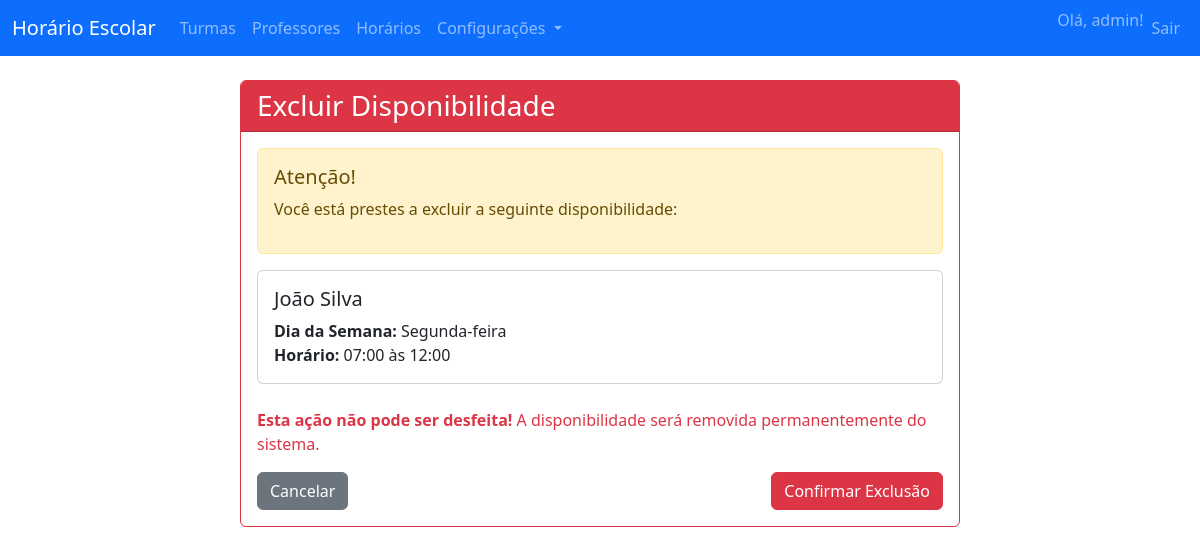
Screenshot of /disponibilidades/1/excluir/ (signed in) with the database file from the repository.
### core/models.py (models this page shows, shortened)
class DisponibilidadeProfessor(models.Model):
	professor = models.ForeignKey(Professor, on_delete=models.CASCADE)
	dia_semana = models.CharField(max_length=10, choices=Horario.DIAS_SEMANA)
	horario_inicio = models.TimeField()
	horario_fim = models.TimeField()
	unidade = models.ForeignKey(Unidade, on_delete=models.CASCADE, null=True, blank=True)

class Professor(models.Model):
	nome = models.CharField(max_length=100)

### core/views.py (the view)
# urls.py: path('disponibilidades/<int:pk>/excluir/', views.excluir_disponibilidade, name='excluir_disponibilidade'),
@login_required
def excluir_disponibilidade(request, pk):
	from .models import DisponibilidadeProfessor
	disponibilidade = get_object_or_404(DisponibilidadeProfessor, pk=pk)
	if request.method == 'POST':
		disponibilidade.delete()
		messages.success(request, 'Disponibilidade excluída com sucesso!')
		return redirect('lista_disponibilidades')
	return render(request, 'core/excluir_disponibilidade.html', {
		'disponibilidade': disponibilidade,
	})

### core/templates/core/excluir_disponibilidade.html (shortened to what this page needs)
{% extends 'core/base.html' %}
{% block content %}
<div class="container mt-4">
    <div class="row">
        <div class="col-md-8 offset-md-2">
            <div class="card border-danger">
                <div class="card-header bg-danger text-white">
                    <h3 class="card-title mb-0">
                         Excluir Disponibilidade
                    </h3>
                </div>
                <div class="card-body">
                    <div class="alert alert-warning">
                        <h5> Atenção!</h5>
                        <p>Você está prestes a excluir a seguinte disponibilidade:</p>
                    </div>
                    <div class="card mb-4">
                        <div class="card-body">
                            <h5 class="card-title">{{ disponibilidade.professor.nome }}</h5>
                            <p class="card-text">
                                <strong>Dia da Semana:</strong> {{ disponibilidade.get_dia_semana_display }}<br>
                                <strong>Horário:</strong> {{ disponibilidade.horario_inicio|time:"H:i" }} às {{ disponibilidade.horario_fim|time:"H:i" }}<br>
                            </p>
                        </div>
                    </div>
                    <p class="text-danger">
                        <strong>Esta ação não pode ser desfeita!</strong> A disponibilidade será removida permanentemente do sistema.
                    </p>
                    <form method="post">
                        <div class="d-flex justify-content-between">
                            <a href="{% url 'lista_disponibilidades' %}" class="btn btn-secondary">
                                 Cancelar
                            </a>
                            <button type="submit" class="btn btn-danger">
                                 Confirmar Exclusão
                            </button>
                        </div>
                    </form>
                </div>
            </div>
        </div>
    </div>
</div>
{% endblock %}

### core/templates/core/base.html (shortened to what this page needs)
<!DOCTYPE html>
<html lang="pt-br">
<head>
    <link href="https://cdn.jsdelivr.net/npm/bootstrap@5.3.0/dist/css/bootstrap.min.css" rel="stylesheet">
</head>
<body>
    <nav class="navbar navbar-expand-lg navbar-dark bg-primary mb-4">
      <div class="container-fluid">
        <a class="navbar-brand" href="/">Horário Escolar</a>
        <div class="collapse navbar-collapse">
          <ul class="navbar-nav me-auto mb-2 mb-lg-0">
            <li class="nav-item"><a class="nav-link" href="{% url 'lista_turmas' %}">Turmas</a></li>
            <li class="nav-item"><a class="nav-link" href="{% url 'lista_professores' %}">Professores</a></li>
            <li class="nav-item"><a class="nav-link" href="{% url 'lista_horarios' %}">Horários</a></li>
            <li class="nav-item dropdown">
              <a class="nav-link dropdown-toggle" href="#" id="navbarDropdown" role="button" data-bs-toggle="dropdown" aria-expanded="false">
                Configurações
              </a>
            </li>
          </ul>
          <ul class="navbar-nav">
            {% if user.is_authenticated %}
              <li class="nav-item"><span class="navbar-text">Olá, {{ user.username }}!</span></li>
              <li class="nav-item"><a class="nav-link" href="{% url 'logout' %}">Sair</a></li>
            {% else %}
              <li class="nav-item"><a class="nav-link" href="{% url 'login' %}">Entrar</a></li>
            {% endif %}
          </ul>
        </div>
      </div>
    </nav>
    <div class="container">
        {% block content %}{% endblock %}
    </div>
</body>
</html>

### rows the page displays
DisponibilidadeProfessor: professor.nome "João Silva", dia_semana "Segunda-feira", horario_inicio "07:00", horario_fim "12:00"

### other values shown
{{ user.username }} "admin"
